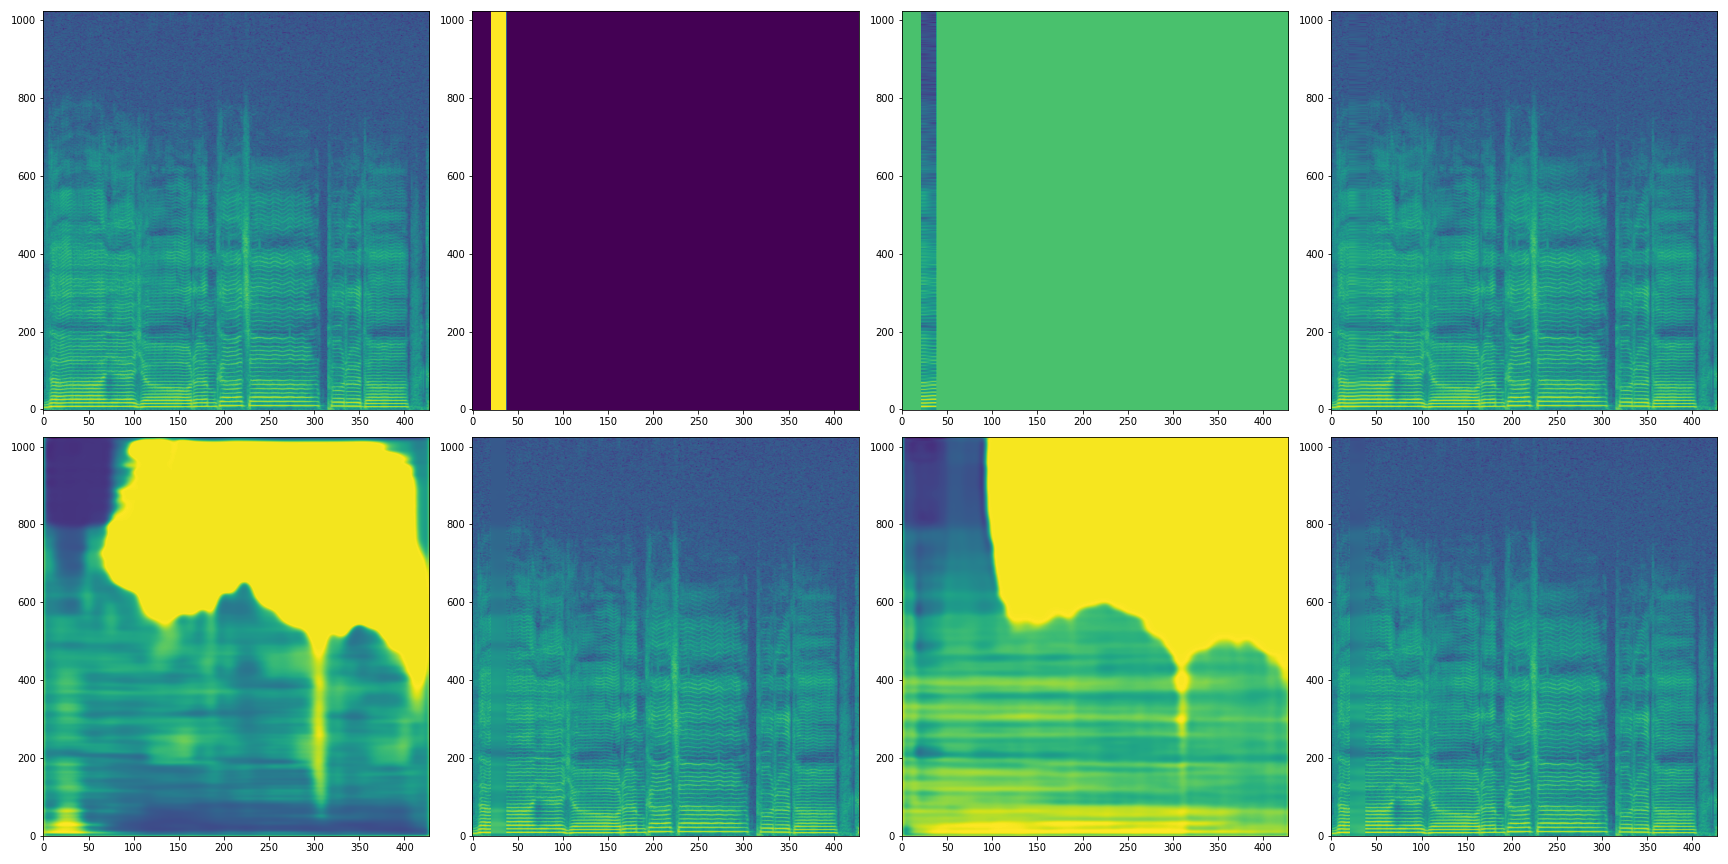

Write Python code to recreate this figure.
import os
import numpy as np
import librosa 

import dataset
import easydict
import argparse
import network
import utils
import audio_utils

import torch
import torchaudio
import torch.nn as nn
from torch.utils.data import DataLoader

import matplotlib.pyplot as plt
import IPython.display as ipd

import warnings
from tqdm import tqdm

if __name__ == "__main__":

    # ----------------------------------------
    #        Initialize the parameters
    # ----------------------------------------
    parser = argparse.ArgumentParser()
    # General parameters
    parser.add_argument('--load_folder', type = str, default = 'test', help = 'saving path that is a folder')
    parser.add_argument('--load_model_folder', type = str, default = 'test', help = 'saving path that is a sub-folder')
    parser.add_argument('--data_dir', type = str, default = '/data1/singing_inpainting/dataset/testset', help = 'dataset directory')
    parser.add_argument('--gan_type', type = str, default = 'WGAN', help = 'the type of GAN for training')
    parser.add_argument('--gpu_ids', type = str, default = "6", help = '')
    parser.add_argument('--epoched', type = int, default = None, help = 'which epoch model you want to use')
    parser.add_argument('--batch_sized', type = int, default = 4, help = 'A batch size of the model you want to load')
    # Test audio parameters
    parser.add_argument('--test_audio', type=str, default = '', help = 'path of the test audio')
    parser.add_argument('--audio_start', type=float, default=0, help = 'start time of the audio')
    parser.add_argument('--audio_end', type=int, default=None, help = 'start time of the audio')
    parser.add_argument('--mask_xs', type=float, default=None, help = 'mask start time')
    parser.add_argument('--mask_xe', type=float, default=None, help = 'mask end time')
    parser.add_argument('--mask_ys', type=int, default=None, help = 'mask start freq')
    parser.add_argument('--mask_ye', type=int, default=None, help = 'mask end freq')
    # Dataset parameters
    parser.add_argument('--mask_type', type = str, default = 'time', help = 'mask type')
    parser.add_argument('--mask_init', type = str, default = 'lerp', help = 'mask initialie point')
    parser.add_argument('--image_height', type = int, default = 1025, help = 'height of image')
    parser.add_argument('--image_width', type = int, default = 431, help = 'width of image')
    # parser.add_argument('--image_width', type = int, default = 259, help = 'width of image')
    parser.add_argument('--input_length', type = int, default = 220500, help = 'input length (sample)')
    # parser.add_argument('--input_length', type = int, default = 132300, help = 'input length (sample)')
    parser.add_argument('--spec_pow', type=int, default=2, help='1 for amplitude spec, 2 for power spec')
    parser.add_argument('--phase', type=int, default = 0, help = 'whether give phase information or not')
    parser.add_argument('--bbox', type = bool, default = False, help = 'whether use bbox shaping or not')
    # Network parameters
    parser.add_argument('--stage_num', type = int, default = 1, help = 'two stage method or just only stage')
    parser.add_argument('--in_channels', type = int, default = 2, help = 'input mag + 1 channel mask')
    parser.add_argument('--out_channels', type = int, default = 1, help = 'output mag')
    parser.add_argument('--latent_channels', type = int, default = 32, help = 'latent channels')
    parser.add_argument('--pad_type', type = str, default = 'zero', help = 'the padding type')
    parser.add_argument('--activation', type = str, default = 'lrelu', help = 'the activation type')
    parser.add_argument('--norm', type = str, default = 'in', help = 'normalization type')
    parser.add_argument('--pos_enc', type=str, default=None, help = 'positinoal embedding')
    parser.add_argument('--perceptual', type=str, default=None, help='whether use perceptual loss or not')
    # Other parameters
    parser.add_argument('--num_workers', type = int, default = 8, help = 'number of cpu threads to use during batch generation')
    parser.add_argument('--scale', type = float, default = 1, help = 'number of cpu threads to use during batch generation')

    opt = parser.parse_args()

    opt.load_dir = os.path.join('/data2/personal/jaejun/inpainting/results', opt.load_folder, opt.load_model_folder, 'models')
    opt.model_name = 'deepfillv2_WGAN_epoch' + str(opt.epoched) + '_batchsize' + str(opt.batch_sized) + '.pth'
    opt.result_dir = os.path.join('/data2/personal/jaejun/inpainting/results', opt.load_folder, opt.load_model_folder, 'test_' + str(opt.epoched), os.path.basename(opt.test_audio)[:-4])
    if opt.phase == 1:
        opt.in_channels = opt.in_channels + 1
        opt.out_channels = opt.out_channels + 1
    if opt.pos_enc != None:
        opt.in_channels = opt.in_channels + 1
    print(opt)

    warnings.filterwarnings("ignore")
    os.environ["CUDA_VISIBLE_DEVICES"] = opt.gpu_ids

    if not os.path.exists(opt.result_dir):
        os.makedirs(opt.result_dir)
    save_dir = os.path.join(opt.result_dir)
    if opt.mask_ys != None and opt.mask_ye != None:
        opt.sample_name = str(np.round(0.5 * (opt.mask_xs + opt.mask_xe), 2)) + '_box'
    else:
        opt.sample_name = str(np.round(0.5 * (opt.mask_xs + opt.mask_xe), 2))

    # ----------------------------------------
    #       Initialize testing dataset
    # ----------------------------------------
    testset = dataset.InpaintDataset(opt, split='TEST')
    print('The overall number of images equals to %d' % len(testset))
    dataloader = DataLoader(testset, batch_size = 1, pin_memory = True, num_workers=opt.num_workers)
    
    # Define the dataloader
    # dataloader = DataLoader(testset, batch_size = 1, pin_memory = True, num_workers=opt.num_workers)

    # ----------------------------------------
    #                 Testing
    # ----------------------------------------
    model = network.GatedGenerator(opt)
    model_dir = os.path.join(opt.load_dir, opt.model_name)
    model.load_state_dict(torch.load(model_dir))
    model.cuda()

    L1Loss = nn.L1Loss()
    bw_L1Loss = nn.L1Loss(reduction='none')

    torch_gflim = torchaudio.transforms.GriffinLim(n_fft=2048, n_iter=100, win_length=2048, hop_length=512, power=opt.spec_pow)
    torch_gflim.cuda()
    custom_gflim = audio_utils.Custom_GriffinLim(n_fft=2048, n_iter=100, win_length=2048, hop_length=512, power=opt.spec_pow, rand_init='pred')
    custom_gflim.cuda()

    # if opt.phase == 1:
        # custom_gflim_phase = audio_utils.Custom_GriffinLim(n_fft=2048, n_iter=60, win_length=2048, hop_length=512, power=opt.spec_pow, rand_init='pred')
        # custom_gflim_phase.cuda()

    # def db_to_linear(db, ref=1.0, power=1):
        # return 10.0**(db/10.0) * torch.tensor(ref)
    
    def db_to_linear(db_input, opt):
        if opt.spec_pow == 2:
            linear_output = torchaudio.functional.DB_to_amplitude(db_input, ref=1.0, power=1)
        elif opt.spec_pow == 1:
            linear_output = torchaudio.functional.DB_to_amplitude(db_input, ref=1.0, power=0.5)
        return linear_output

    with torch.no_grad():
        audio, img, mask, mask_init, mask_lerp, mask_start, mask_end = testset[0]
        print(audio.min(), audio.max())

        original_audio = audio.clone()

        audio = audio / opt.scale
        audio = audio.unsqueeze(0)
        img = img.unsqueeze(0)
        mask = mask.unsqueeze(0)
        mask_init = mask_init.unsqueeze(0)
        mask_lerp = mask_lerp.unsqueeze(0)

        img = img[:,:,:opt.image_height-1,:opt.image_width-3]
        mask = mask[:,:,:opt.image_height-1,:opt.image_width-3]
        mask_init = mask_init[:,:,:opt.image_height-1,:opt.image_width-3]
        mask_lerp = mask_lerp[:,:,:opt.image_height-1,:opt.image_width-3]

        img = img.cuda()
        mask = mask.cuda()
        mask_init = mask_init.cuda()
        mask_lerp = mask_lerp.cuda()

        second_out = model(img, mask, mask_init)

        gt = db_to_linear(img[0,0,:,:], opt)
        mask = mask[0,0,:,:]
        if opt.mask_init == 'lerp':
            mask_init = db_to_linear(mask_init[0,0,:,:], opt)
        else:
            mask_init = mask_init[0,0,:,:]
        mask_lerp = db_to_linear(mask_lerp[0,0,:,:], opt)
    
        if opt.mask_ys != None and opt.mask_ye != None:
            re_mask = mask.clone()
            re_mask[:]=0
            re_mask[int(opt.mask_ys / 22050 * 1025):int(opt.mask_ye / 22050 * 1025), mask_start:mask_end] = 1
            mask = re_mask

        mask_init = mask_init * mask
        mask_lerp = mask_lerp * mask
        masked_gt = gt * (1 - mask)
        masked_gt_init = gt * (1 - mask) + mask_init
        masked_gt_lerp = gt * (1 - mask) + mask_lerp
        second = db_to_linear(second_out[0,0,:,:], opt)
        seconded_img = gt * (1 - mask) + second * mask
        # second_out_wholeimg = img * (1 - mask) + second_out * mask
        # seconded_img = db_to_linear(second_out_wholeimg[0,0,:,:], opt)

        img_list = [gt.detach().cpu(), mask.detach().cpu(), mask_init.detach().cpu(), masked_gt_init.detach().cpu(), second.detach().cpu(), seconded_img.detach().cpu(), masked_gt_lerp.detach().cpu()]

        if opt.spec_pow == 2:
            dbpow = 'pow'
        elif opt.spec_pow == 1:
            dbpow = 'amp'
        utils.save_samples_val(sample_folder = save_dir, sample_name = opt.sample_name, img_list = img_list, dbpow=dbpow)

        gt_pad = torch.nn.functional.pad(gt, (0, 3, 0, 1), mode='constant', value=0)
        mask_pad = torch.nn.functional.pad(mask, (0, 3, 0, 1), mode='constant', value=0)
        masked_gt_pad = torch.nn.functional.pad(masked_gt, (0, 3, 0, 1), mode='constant', value=0)
        masked_gt_init_pad = torch.nn.functional.pad(masked_gt_init, (0, 3, 0, 1), mode='constant', value=0)
        masked_gt_lerp_pad = torch.nn.functional.pad(masked_gt_lerp, (0, 3, 0, 1), mode='constant', value=0)
        second_pad = torch.nn.functional.pad(second, (0, 3, 0, 1), mode='constant', value=0)
        
        # seconded_img = torch.pow(seconded_img, 0.5)
        seconded_img_pad = torch.nn.functional.pad(seconded_img, (0, 3, 0, 1), mode='constant', value=0)

        # img_list = [gt_pad.detach().cpu(), mask_pad.detach().cpu(), mask_init.detach().cpu(), masked_gt_lerp_pad.detach().cpu(), second_pad.detach().cpu(), seconded_img_pad.detach().cpu()]
        # utils.save_samples_val(sample_folder = save_dir, sample_name = opt.sample_name, img_list = img_list, dbpow=dbpow)

        original_audio = original_audio.cuda()
        original_audio = original_audio.unsqueeze(0)
        complex_spec = audio_utils.get_spectrogram(original_audio, power=None, return_complex=1, device='cuda')[0]
        phase_spec = torch.angle(complex_spec)
        mag_spec = torch.abs(complex_spec)
        real_spec = mag_spec * torch.cos(phase_spec)
        img_spec = mag_spec * torch.sin(phase_spec)
        cat_spec = torch.cat([real_spec.unsqueeze(-1), img_spec.unsqueeze(-1)], -1)
        re_audio = torch.istft(cat_spec, n_fft=2048, hop_length=512)

        torchaudio.save(os.path.join(save_dir, opt.sample_name + '_regt.wav'), re_audio.detach().cpu(), sample_rate=44100)

        pred_mag_spec = seconded_img_pad ** 0.5
        
        # pred_mag_spec = mag_spec * (1-mask_pad) + mask_pad * pred_mag_spec

        pred_real_spec = pred_mag_spec * torch.cos(phase_spec)
        pred_img_spec = pred_mag_spec * torch.sin(phase_spec)
        pred_cat_spec = torch.cat([pred_real_spec.unsqueeze(-1), pred_img_spec.unsqueeze(-1)], -1)
        pred_re_audio = torch.istft(pred_cat_spec, n_fft=2048, hop_length=512)
        torchaudio.save(os.path.join(save_dir, opt.sample_name + '_repred.wav'), pred_re_audio.detach().cpu(), sample_rate=44100)
        

        # gfl_gt_pad = torch_gflim(gt_pad).unsqueeze(0)
        # gfl_masked_gt_pad = torch_gflim(masked_gt_pad).unsqueeze(0)
        # gfl_masked_gt_lerp_pad = torch_gflim(masked_gt_lerp_pad).unsqueeze(0)
        # gfl_second_pad = torch_gflim(second_pad).unsqueeze(0)
        gfl_second_img_pad = torch_gflim(seconded_img_pad).unsqueeze(0)

        # gfl_gt_pad = custom_gflim(gt_pad.unsqueeze(0), complex_spec, mask_pad)
        # gfl_masked_gt_pad = custom_gflim(masked_gt_pad.unsqueeze(0), complex_spec, mask_pad)
        gfl_masked_gt_lerp_pad = custom_gflim(masked_gt_lerp_pad.unsqueeze(0), complex_spec, mask_pad)
        # gfl_second_pad = custom_gflim(second_pad.unsqueeze(0), complex_spec, mask_pad)
        gfl_second_img_pad_custom = custom_gflim((seconded_img_pad).unsqueeze(0), complex_spec, mask_pad)
        
        torchaudio.save(os.path.join(save_dir, opt.sample_name + '_gt.wav'), audio[0].detach().cpu(), sample_rate=44100)
        # torchaudio.save(os.path.join(save_dir, opt.sample_name + '_gt_gflim.wav'), gfl_gt_pad.detach().cpu(), sample_rate=44100)
        # torchaudio.save(os.path.join(save_dir, opt.sample_name + '_gt_masked_gflim.wav'), gfl_masked_gt_pad.detach().cpu(), sample_rate=44100)
        torchaudio.save(os.path.join(save_dir, opt.sample_name + '_gt_masked_lerp_gflim.wav'), gfl_masked_gt_lerp_pad.detach().cpu(), sample_rate=44100)
        # torchaudio.save(os.path.join(save_dir, opt.sample_name + '_pred_gfli.wav'), gfl_second_pad.detach().cpu(), sample_rate=44100)
        torchaudio.save(os.path.join(save_dir, opt.sample_name + '_pred_gflim.wav'), gfl_second_img_pad.detach().cpu(), sample_rate=44100)
        torchaudio.save(os.path.join(save_dir, opt.sample_name + '_pred_gflim_custom.wav'), gfl_second_img_pad_custom.detach().cpu(), sample_rate=44100)

# python validation.py --load_folder=210808 --load_model=1 --epoched=21 --gpu_ids=10


# python test.py --load_folder=210807_sp --load_model=1 --epoched=15 --gpu_ids=7 --test_audio='ArtistsCard_F_2_아이유 (IU)_밤편지_0034_recon.wav' --audio_start=2 --audio_end=7 --mask_xs=5 --mask_xe=5.2 --latent_channels=48
# python test.py --load_folder=210807 --load_model=3 --epoched=140 --gpu_ids=7 --test_audio='ArtistsCard_F_2_아이유 (IU)_밤편지_0034_recon.wav' --audio_start=2 --audio_end=7 --mask_xs=5 --mask_xe=5.2 --pos_enc=mel

# python test.py --load_folder=210808 --load_model=1 --epoched=50 --gpu_ids=7 --test_audio='ArtistsCard_F_2_아이유 (IU)_밤편지_0034_recon.wav' --audio_start=2 --audio_end=7 --mask_xs=5 --mask_xe=5.2
# python test.py --load_folder=210808 --load_model=1 --epoched=50 --gpu_ids=7 --test_audio='ArtistsCard_F_18_폴킴_모든 날 모든 순간_0004_recon.wav' --audio_start=0 --mask_xs=2.45 --mask_xe=2.55
# python test.py --load_folder=210808 --load_model=1 --epoched=50 --gpu_ids=7 --test_audio='ArtistsCard_F_5_윤하_봄은 있었다_0028_recon.wav' --audio_start=2 --audio_end=7 --mask_xs=4.4 --mask_xe=4.5
# python test.py --load_folder=210808 --load_model=1 --epoched=50 --gpu_ids=7 --test_audio='ArtistsCard_F_5_윤하_봄은 있었다_0028_recon_pred_gflim.wav' --audio_start=0 --audio_end=5 --mask_xs=2.6 --mask_xe=2.7 --data_dir=/data2/personal/jaejun/inpainting/results/210808/1/test_50
# python test.py --load_folder=210808 --load_model=1 --epoched=50 --gpu_ids=7 --test_audio='ArtistsCard_F_5_윤하_봄은 있었다_0028_recon_pred_gflim_pred_gflim.wav' --audio_start=0 --audio_end=5 --mask_xs=3.5 --mask_xe=3.6 --data_dir=/data2/personal/jaejun/inpainting/results/210808/1/test_50
# python test.py --load_folder=210808 --load_model=1 --epoched=50 --gpu_ids=7 --test_audio='ArtistsCard_F_5_윤하_봄은 있었다_0028_recon_pred_gflim_pred_gflim_pred_gflim.wav' --audio_start=0 --audio_end=5 --mask_xs=3.65 --mask_xe=3.75 --data_dir=/data2/personal/jaejun/inpainting/results/210808/1/test_50

# python test.py --load_folder=210808 --load_model=6 --epoched=21 --gpu_ids=7 --test_audio='ArtistsCard_F_2_아이유 (IU)_밤편지_0034_recon.wav' --audio_start=2 --audio_end=7 --mask_xs=5 --mask_xe=5.2 --pos_enc=mel
# python test.py --load_folder=210808 --load_model=6 --epoched=21 --gpu_ids=7 --test_audio='ArtistsCard_F_18_폴킴_모든 날 모든 순간_0004_recon.wav' --audio_start=0 --mask_xs=2.45 --mask_xe=2.55 --pos_enc=mel

# python test.py --load_folder=210811 --load_model=7 --epoched=180 --gpu_ids=9 --test_audio='낡은테잎voxdemo.wav' --audio_start=17 --mask_xs=21.17 --mask_xe=21.37 --pos_enc=cartesian --mask_init=None --scale=2
# python test.py --load_folder=210811_sp --load_model=7 --epoched=45 --gpu_ids=10 --test_audio='낡은테잎voxdemo.wav' --audio_start=17 --mask_xs=21.17 --mask_xe=21.37 --pos_enc=cartesian --latent_channels=48 --mask_init=None --batch_sized=8 --scale=2
# python test.py --load_folder=210811 --load_model=2 --epoched=140 --gpu_ids=11 --test_audio='낡은테잎voxdemo.wav' --audio_start=17 --mask_xs=21.17 --mask_xe=21.37 --pos_enc=cartesian --mask_init=lerp --scale=2
# python test.py --load_folder=210808 --load_model=7 --epoched=120 --gpu_ids=12 --test_audio='낡은테잎voxdemo.wav' --audio_start=17 --mask_xs=21.17 --mask_xe=21.37 --pos_enc=cartesian --mask_init=lerp --scale=2



# python test.py --load_folder=210811 --load_model=7 --epoched=180 --gpu_ids=9 --test_audio='낡은테잎voxdemo.wav' --audio_start=0.5 --mask_xs=4.55 --mask_xe=4.65 --pos_enc=cartesian --mask_init=None --scale=2
# python test.py --load_folder=210811 --load_model=7 --epoched=180 --gpu_ids=9 --test_audio='낡은테잎voxdemo.wav' --audio_start=0.5 --mask_xs=4.55 --mask_xe=4.65 --mask_ys=0 --mask_ye=1000 --pos_enc=cartesian --mask_init=None --scale=2

# python test.py --load_folder=210811 --load_model=7 --epoched=180 --gpu_ids=9 --test_audio='낡은테잎voxdemo.wav' --audio_start=11 --mask_xs=13.3 --mask_xe=13.4 --pos_enc=cartesian --mask_init=randn --scale=2
# python test.py --load_folder=210811 --load_model=7 --epoched=180 --gpu_ids=10 --test_audio='낡은테잎voxdemo.wav' --audio_start=11 --mask_xs=13.3 --mask_xe=13.4 --mask_ys=0 --mask_ye=1000 --pos_enc=cartesian --mask_init=None --scale=2

# python test.py --load_folder=210811 --load_model=7 --epoched=180 --gpu_ids=9 --test_audio='낡은테잎voxdemo.wav' --audio_start=17 --mask_xs=21.2 --mask_xe=21.35 --pos_enc=cartesian --mask_init=None --scale=2
# python test.py --load_folder=210811 --load_model=7 --epoched=180 --gpu_ids=10 --test_audio='낡은테잎voxdemo.wav' --audio_start=17 --mask_xs=21.2 --mask_xe=21.35 --mask_ys=0 --mask_ye=1500 --pos_enc=cartesian --mask_init=None --scale=2

# python test.py --load_folder=210811 --load_model=7 --epoched=180 --gpu_ids=9 --test_audio='낡은테잎voxdemo.wav' --audio_start=22 --mask_xs=24.3 --mask_xe=24.39 --pos_enc=cartesian --mask_init=None --scale=2
# python test.py --load_folder=210811 --load_model=7 --epoched=180 --gpu_ids=10 --test_audio='낡은테잎voxdemo.wav' --audio_start=22 --mask_xs=24.3 --mask_xe=24.39 --mask_ys=0 --mask_ye=1000 --pos_enc=cartesian --mask_init=None --scale=2

# python test.py --load_folder=210811 --load_model=7 --epoched=180 --gpu_ids=9 --test_audio='낡은테잎voxdemo.wav' --audio_start=32 --mask_xs=34.0 --mask_xe=34.08 --mask_ys=0 --mask_ye=1500 --pos_enc=cartesian --mask_init=None --scale=2

# python test.py --load_folder=210811 --load_model=7 --epoched=180 --gpu_ids=9 --test_audio='낡은테잎voxdemo.wav' --audio_start=42.5 --mask_xs=45.8 --mask_xe=46.0 --mask_ys=0 --mask_ye=2000 --pos_enc=cartesian --mask_init=None --scale=2

# python test.py --load_folder=210811 --load_model=7 --epoched=180 --gpu_ids=9 --test_audio='낡은테잎voxdemo.wav' --audio_start=46.5 --mask_xs=49.02 --mask_xe=49.15 --mask_ys=200 --mask_ye=2500 --pos_enc=cartesian --mask_init=None --scale=2

# python test.py --load_folder=210811 --load_model=7 --epoched=180 --gpu_ids=9 --test_audio='낡은테잎voxdemo.wav' --audio_start=59.5 --mask_xs=60.95 --mask_xe=61.05 --mask_ys=0 --mask_ye=1000 --pos_enc=cartesian --mask_init=None --scale=2

# python test.py --load_folder=210811 --load_model=7 --epoched=180 --gpu_ids=9 --test_audio='낡은테잎voxdemo.wav' --audio_start=64 --mask_xs=65.87 --mask_xe=65.93 --mask_ys=0 --mask_ye=1500 --pos_enc=cartesian --mask_init=randn --scale=2
# python test.py --load_folder=210811 --load_model=7 --epoched=180 --gpu_ids=9 --test_audio='낡은테잎voxdemo.wav' --audio_start=62 --mask_xs=65.85 --mask_xe=65.95 --pos_enc=cartesian --mask_init=None --scale=2

# python test.py --load_folder=210811 --load_model=7 --epoched=180 --gpu_ids=9 --test_audio='낡은테잎voxdemo.wav' --audio_start=69.5 --mask_xs=70.6 --mask_xe=70.75 --mask_ys=0 --mask_ye=1500 --pos_enc=cartesian --mask_init=None --scale=2



# python test.py --load_folder=210811 --load_model=7 --epoched=180 --gpu_ids=9 --test_audio='src.wav' --audio_start=0 --mask_xs=1.3 --mask_xe=2 --pos_enc=cartesian --mask_init=None --scale=1




# python test.py --load_folder=210811_sp --load_model=7 --epoched=108 --gpu_ids=1 --test_audio='낡은테잎voxdemo.wav' --audio_start=0.5 --mask_xs=4.55 --mask_xe=4.6 --pos_enc=cartesian --mask_init=None --latent_channels=48 --batch_sized=8 --scale=1 
# python test.py --load_folder=210811_sp --load_model=7 --epoched=108 --gpu_ids=9 --test_audio='낡은테잎voxdemo.wav' --audio_start=0.5 --mask_xs=4.55 --mask_xe=4.6 --mask_ys=0 --mask_ye=500 --pos_enc=cartesian --mask_init=None --latent_channels=48 --batch_sized=8 --scale=1
# python test.py --load_folder=210811_sp --load_model=7 --epoched=108 --gpu_ids=9 --test_audio='낡은테잎voxdemo.wav' --audio_start=0.5 --mask_xs=4.55 --mask_xe=4.6 --mask_ys=0 --mask_ye=500 --pos_enc=cartesian --mask_init=None --latent_channels=48 --batch_sized=8 --scale=1

# python test.py --load_folder=210811_sp --load_model=7 --epoched=108 --gpu_ids=1 --test_audio='낡은테잎voxdemo.wav' --audio_start=11 --mask_xs=13.3 --mask_xe=13.4 --pos_enc=cartesian --mask_init=None --latent_channels=48 --batch_sized=8 --scale=1 
# python test.py --load_folder=210811_sp --load_model=7 --epoched=108 --gpu_ids=9 --test_audio='낡은테잎voxdemo.wav' --audio_start=11 --mask_xs=13.3 --mask_xe=13.4 --mask_ys=0 --mask_ye=1000 --pos_enc=cartesian --mask_init=None --latent_channels=48 --batch_sized=8 --scale=1

# python test.py --load_folder=210811_sp --load_model=7 --epoched=108 --gpu_ids=10 --test_audio='낡은테잎voxdemo.wav' --audio_start=19 --mask_xs=21.22 --mask_xe=21.32 --pos_enc=cartesian --latent_channels=48 --mask_init=None --batch_sized=8 --scale=1
# python test.py --load_folder=210811_sp --load_model=7 --epoched=108 --gpu_ids=9 --test_audio='낡은테잎voxdemo.wav' --audio_start=19 --mask_xs=21.26 --mask_xe=21.37 --mask_ys=200 --mask_ye=1500 --pos_enc=cartesian --latent_channels=48 --mask_init=None --batch_sized=8 --scale=1
# python test.py --load_folder=210811_sp --load_model=7 --epoched=108 --gpu_ids=9 --test_audio='낡은테잎voxdemo.wav' --audio_start=19 --mask_xs=21.2 --mask_xe=21.4 --mask_ys=200 --mask_ye=1500 --pos_enc=cartesian --latent_channels=48 --mask_init=None --batch_sized=8 --scale=1

# python test.py --load_folder=210811_sp --load_model=7 --epoched=108 --gpu_ids=10 --test_audio='낡은테잎voxdemo.wav' --audio_start=24 --mask_xs=24.3 --mask_xe=24.38 --pos_enc=cartesian --latent_channels=48 --mask_init=None --batch_sized=8 --scale=1
# python test.py --load_folder=210811_sp --load_model=7 --epoched=108 --gpu_ids=9 --test_audio='낡은테잎voxdemo.wav' --audio_start=24 --mask_xs=24.3 --mask_xe=24.38 --mask_ys=0 --mask_ye=1000 --pos_enc=cartesian --latent_channels=48 --mask_init=None --batch_sized=8 --scale=1

# python test.py --load_folder=210811_sp --load_model=7 --epoched=108 --gpu_ids=10 --test_audio='낡은테잎voxdemo.wav' --audio_start=32 --mask_xs=33.9 --mask_xe=34.09 --pos_enc=cartesian --latent_channels=48 --mask_init=None --batch_sized=8 --scale=1
# python test.py --load_folder=210811_sp --load_model=7 --epoched=108 --gpu_ids=9 --test_audio='낡은테잎voxdemo.wav' --audio_start=32 --mask_xs=33.9 --mask_xe=34.09 --mask_ys=0 --mask_ye=1000 --pos_enc=cartesian --latent_channels=48 --mask_init=None --batch_sized=8 --scale=1

# python test.py --load_folder=210811_sp --load_model=7 --epoched=108 --gpu_ids=10 --test_audio='낡은테잎voxdemo.wav' --audio_start=44 --mask_xs=45.9 --mask_xe=46 --pos_enc=cartesian --latent_channels=48 --mask_init=None --batch_sized=8 --scale=1
# python test.py --load_folder=210811_sp --load_model=7 --epoched=108 --gpu_ids=9 --test_audio='낡은테잎voxdemo.wav' --audio_start=44 --mask_xs=45.9 --mask_xe=46 --mask_ys=0 --mask_ye=1000 --pos_enc=cartesian --latent_channels=48 --mask_init=None --batch_sized=8 --scale=1
# python test.py --load_folder=210811_sp --load_model=7 --epoched=108 --gpu_ids=9 --test_audio='낡은테잎voxdemo.wav' --audio_start=45 --mask_xs=45.91 --mask_xe=45.97 --mask_ys=0 --mask_ye=1000 --pos_enc=cartesian --latent_channels=48 --mask_init=None --batch_sized=8 --scale=1


# python test.py --load_folder=210811_sp --load_model=7 --epoched=108 --gpu_ids=10 --test_audio='낡은테잎voxdemo.wav' --audio_start=47 --mask_xs=49.05 --mask_xe=49.15 --pos_enc=cartesian --latent_channels=48 --mask_init=None --batch_sized=8 --scale=1
# python test.py --load_folder=210811_sp --load_model=7 --epoched=108 --gpu_ids=9 --test_audio='낡은테잎voxdemo.wav' --audio_start=47 --mask_xs=49.05 --mask_xe=49.15 --mask_ys=0 --mask_ye=1000 --pos_enc=cartesian --latent_channels=48 --mask_init=None --batch_sized=8 --scale=1

# python test.py --load_folder=210811_sp --load_model=7 --epoched=108 --gpu_ids=10 --test_audio='낡은테잎voxdemo.wav' --audio_start=59.5 --mask_xs=60.95 --mask_xe=61.05 --pos_enc=cartesian --latent_channels=48 --mask_init=None --batch_sized=8 --scale=1
# python test.py --load_folder=210811_sp --load_model=7 --epoched=108 --gpu_ids=9 --test_audio='낡은테잎voxdemo.wav' --audio_start=59.5 --mask_xs=60.95 --mask_xe=61.05 --mask_ys=0 --mask_ye=1000 --pos_enc=cartesian --latent_channels=48 --mask_init=None --batch_sized=8 --scale=1

# python test.py --load_folder=210811_sp --load_model=7 --epoched=108 --gpu_ids=10 --test_audio='낡은테잎voxdemo.wav' --audio_start=64 --mask_xs=65.85 --mask_xe=65.93 --pos_enc=cartesian --latent_channels=48 --mask_init=None --batch_sized=8 --scale=1
# python test.py --load_folder=210811_sp --load_model=7 --epoched=108 --gpu_ids=9 --test_audio='낡은테잎voxdemo.wav' --audio_start=64 --mask_xs=65.85 --mask_xe=65.93 --mask_ys=750 --mask_ye=1500 --pos_enc=cartesian --latent_channels=48 --mask_init=None --batch_sized=8 --scale=1


# python test.py --load_folder=210811_sp --load_model=7 --epoched=140 --gpu_ids=9 --test_audio='src.wav' --audio_start=0 --mask_xs=1.4 --mask_xe=1.8 --pos_enc=cartesian --latent_channels=48 --mask_init=None --batch_sized=8 --scale=1
# python test.py --load_folder=210811_sp --load_model=7 --epoched=140 --gpu_ids=9 --test_audio='src2.wav' --audio_start=0 --mask_xs=1.55 --mask_xe=1.65 --pos_enc=cartesian --latent_channels=48 --mask_init=None --batch_sized=8 --scale=1
# python test.py --load_folder=210811_sp --load_model=7 --epoched=140 --gpu_ids=9 --test_audio='src3.wav' --audio_start=0 --mask_xs=1.55 --mask_xe=1.65 --pos_enc=cartesian --latent_channels=48 --mask_init=None --batch_sized=8 --scale=1




# python test.py --load_folder=210820 --load_model=1 --epoched=200 --gpu_ids=9 --test_audio='낡은테잎voxdemo.wav' --audio_start=3 --mask_xs=4.45 --mask_xe=4.65 --pos_enc=cartesian --input_length=132300 --image_width=259 --batch_sized=8 --mask_init=None --scale=1
# python test.py --load_folder=210820 --load_model=1 --epoched=200 --gpu_ids=10 --test_audio='낡은테잎voxdemo.wav' --audio_start=3 --mask_xs=4.45 --mask_xe=4.65 --mask_ys=0 --mask_ye=1000 --pos_enc=cartesian --batch_sized=8 --input_length=132300 --image_width=259 --mask_init=None --scale=1

# python test.py --load_folder=210820 --load_model=1 --epoched=200 --gpu_ids=9 --test_audio='낡은테잎voxdemo.wav' --audio_start=11 --mask_xs=13.3 --mask_xe=13.4 --pos_enc=cartesian --input_length=132300 --image_width=259 --batch_sized=8 --mask_init=None --scale=1
# python test.py --load_folder=210820 --load_model=1 --epoched=200 --gpu_ids=9 --test_audio='낡은테잎voxdemo.wav' --audio_start=11 --mask_xs=13.3 --mask_xe=13.4 --mask_ys=0 --mask_ye=1000 --pos_enc=cartesian --batch_sized=8 --input_length=132300 --image_width=259 --mask_init=None --scale=1

# python test.py --load_folder=210820 --load_model=1 --epoched=200 --gpu_ids=9 --test_audio='낡은테잎voxdemo.wav' --audio_start=21 --mask_xs=21.2 --mask_xe=21.4 --pos_enc=cartesian --input_length=132300 --image_width=259 --batch_sized=8 --mask_init=None --scale=1
# python test.py --load_folder=210820 --load_model=1 --epoched=200 --gpu_ids=10 --test_audio='낡은테잎voxdemo.wav' --audio_start=21 --mask_xs=21.2 --mask_xe=21.4 --mask_ys=0 --mask_ye=1000 --pos_enc=cartesian --batch_sized=8 --input_length=132300 --image_width=259 --mask_init=None --scale=1

# python test.py --load_folder=210820 --load_model=1 --epoched=200 --gpu_ids=9 --test_audio='낡은테잎voxdemo.wav' --audio_start=22 --mask_xs=24.3 --mask_xe=24.39 --pos_enc=cartesian --input_length=132300 --image_width=259 --batch_sized=8 --mask_init=None --scale=1
# python test.py --load_folder=210820 --load_model=1 --epoched=200 --gpu_ids=10 --test_audio='낡은테잎voxdemo.wav' --audio_start=22 --mask_xs=24.3 --mask_xe=24.39 --mask_ys=0 --mask_ye=1000 --pos_enc=cartesian --batch_sized=8 --input_length=132300 --image_width=259 --mask_init=None --scale=1

# python test.py --load_folder=210820 --load_model=1 --epoched=200 --gpu_ids=9 --test_audio='낡은테잎voxdemo.wav' --audio_start=32 --mask_xs=34.0 --mask_xe=34.08 --pos_enc=cartesian --input_length=132300 --image_width=259 --batch_sized=8 --mask_init=None --scale=1
# python test.py --load_folder=210820 --load_model=1 --epoched=200 --gpu_ids=10 --test_audio='낡은테잎voxdemo.wav' --audio_start=32 --mask_xs=34.0 --mask_xe=34.08 --mask_ys=0 --mask_ye=1000 --pos_enc=cartesian --batch_sized=8 --input_length=132300 --image_width=259 --mask_init=None --scale=1

# python test.py --load_folder=210820 --load_model=1 --epoched=200 --gpu_ids=9 --test_audio='낡은테잎voxdemo.wav' --audio_start=22 --mask_xs=24.3 --mask_xe=24.39 --pos_enc=cartesian --input_length=132300 --image_width=259 --batch_sized=8 --mask_init=None --scale=1
# python test.py --load_folder=210820 --load_model=1 --epoched=200 --gpu_ids=10 --test_audio='낡은테잎voxdemo.wav' --audio_start=22 --mask_xs=24.3 --mask_xe=24.39 --mask_ys=0 --mask_ye=1000 --pos_enc=cartesian --batch_sized=8 --input_length=132300 --image_width=259 --mask_init=None --scale=1

# python test.py --load_folder=210820 --load_model=1 --epoched=200 --gpu_ids=9 --test_audio='낡은테잎voxdemo.wav' --audio_start=22 --mask_xs=24.3 --mask_xe=24.39 --pos_enc=cartesian --input_length=132300 --image_width=259 --batch_sized=8 --mask_init=None --scale=1
# python test.py --load_folder=210820 --load_model=1 --epoched=200 --gpu_ids=10 --test_audio='낡은테잎voxdemo.wav' --audio_start=22 --mask_xs=24.3 --mask_xe=24.39 --mask_ys=0 --mask_ye=1000 --pos_enc=cartesian --batch_sized=8 --input_length=132300 --image_width=259 --mask_init=None --scale=1


# python test.py --load_folder=210820 --load_model=1 --epoched=200 --gpu_ids=9 --test_audio='낡은테잎voxdemo.wav' --audio_start=21 --mask_xs=21.2 --mask_xe=21.3 --pos_enc=cartesian --input_length=132300 --image_width=259 --batch_sized=8 --mask_init=None --scale=1
# python test.py --load_folder=210820 --load_model=1 --epoched=200 --gpu_ids=10 --test_audio='낡은테잎voxdemo.wav' --audio_start=21 --mask_xs=21.2 --mask_xe=21.3 --mask_ys=0 --mask_ye=1500 --pos_enc=cartesian --batch_sized=8 --input_length=132300 --image_width=259 --mask_init=None --scale=1

